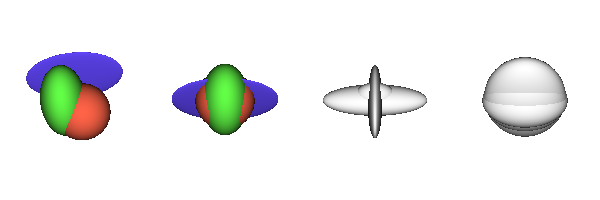

The Python source for this figure:
#!/usr/bin/env python

# Demonstrate vtkPCAAnalysisFilter visualizing shape variation from a set of
# aligned objects using Procrustes alignment and PCA modes.

# Factory overrides
import vtkmodules.vtkInteractionStyle  # noqa: F401
import vtkmodules.vtkRenderingFreeType  # noqa: F401
import vtkmodules.vtkRenderingOpenGL2  # noqa: F401

from vtkmodules.vtkCommonCore import vtkFloatArray
from vtkmodules.vtkCommonDataModel import vtkPolyData
from vtkmodules.vtkCommonTransforms import vtkTransform
from vtkmodules.vtkFiltersCore import vtkPolyDataNormals
from vtkmodules.vtkFiltersGeneral import (
    vtkMultiBlockDataGroupFilter,
    vtkTransformPolyDataFilter,
)
from vtkmodules.vtkFiltersHybrid import (
    vtkPCAAnalysisFilter,
    vtkProcrustesAlignmentFilter,
)
from vtkmodules.vtkFiltersSources import vtkSphereSource
from vtkmodules.vtkRenderingCore import (
    vtkActor,
    vtkPolyDataMapper,
    vtkRenderWindow,
    vtkRenderWindowInteractor,
    vtkRenderer,
)

# Create a sphere and two distorted copies
sphere = vtkSphereSource()
sphere.SetPhiResolution(36)
sphere.SetThetaResolution(36)
sphere.Update()

transform_1 = vtkTransform()
transform_1.Translate(0.2, 0.1, 0.3)
transform_1.Scale(1.3, 1.1, 0.8)

transform_2 = vtkTransform()
transform_2.Translate(0.3, 0.7, 0.1)
transform_2.Scale(1.0, 0.1, 1.8)

transformer_1 = vtkTransformPolyDataFilter()
transformer_1.SetInputConnection(sphere.GetOutputPort())
transformer_1.SetTransform(transform_1)
transformer_1.Update()

transformer_2 = vtkTransformPolyDataFilter()
transformer_2.SetInputConnection(sphere.GetOutputPort())
transformer_2.SetTransform(transform_2)
transformer_2.Update()

# -- Viewport 0: original shapes --
mapper_0a = vtkPolyDataMapper()
mapper_0a.SetInputConnection(sphere.GetOutputPort())
actor_0a = vtkActor()
actor_0a.SetMapper(mapper_0a)
actor_0a.GetProperty().SetDiffuseColor(1.0000, 0.3882, 0.2784)

mapper_0b = vtkPolyDataMapper()
mapper_0b.SetInputConnection(transformer_1.GetOutputPort())
actor_0b = vtkActor()
actor_0b.SetMapper(mapper_0b)
actor_0b.GetProperty().SetDiffuseColor(0.3882, 1.0000, 0.2784)

mapper_0c = vtkPolyDataMapper()
mapper_0c.SetInputConnection(transformer_2.GetOutputPort())
actor_0c = vtkActor()
actor_0c.SetMapper(mapper_0c)
actor_0c.GetProperty().SetDiffuseColor(0.3882, 0.2784, 1.0000)

# -- Procrustes alignment (rigid body) --
group = vtkMultiBlockDataGroupFilter()
group.AddInputConnection(sphere.GetOutputPort())
group.AddInputConnection(transformer_1.GetOutputPort())
group.AddInputConnection(transformer_2.GetOutputPort())

procrustes = vtkProcrustesAlignmentFilter()
procrustes.SetInputConnection(group.GetOutputPort())
procrustes.GetLandmarkTransform().SetModeToRigidBody()
procrustes.Update()

# -- Viewport 1: aligned shapes --
mapper_1a = vtkPolyDataMapper()
mapper_1a.SetInputData(procrustes.GetOutput().GetBlock(0))
actor_1a = vtkActor()
actor_1a.SetMapper(mapper_1a)
actor_1a.GetProperty().SetDiffuseColor(1.0000, 0.3882, 0.2784)

mapper_1b = vtkPolyDataMapper()
mapper_1b.SetInputData(procrustes.GetOutput().GetBlock(1))
actor_1b = vtkActor()
actor_1b.SetMapper(mapper_1b)
actor_1b.GetProperty().SetDiffuseColor(0.3882, 1.0000, 0.2784)

mapper_1c = vtkPolyDataMapper()
mapper_1c.SetInputData(procrustes.GetOutput().GetBlock(2))
actor_1c = vtkActor()
actor_1c.SetMapper(mapper_1c)
actor_1c.GetProperty().SetDiffuseColor(0.3882, 0.2784, 1.0000)

# -- PCA analysis --
pca = vtkPCAAnalysisFilter()
pca.SetInputConnection(procrustes.GetOutputPort())
pca.Update()

# -- Viewport 2: first mode (-3, 0, +3 std deviations) --
params = vtkFloatArray()
params.SetNumberOfComponents(1)
params.SetNumberOfTuples(1)

params.SetTuple1(0, 0.0)
shape_2a = vtkPolyData()
shape_2a.DeepCopy(sphere.GetOutput())
pca.GetParameterisedShape(params, shape_2a)
normals_2a = vtkPolyDataNormals()
normals_2a.SetInputData(shape_2a)
mapper_2a = vtkPolyDataMapper()
mapper_2a.SetInputConnection(normals_2a.GetOutputPort())
actor_2a = vtkActor()
actor_2a.SetMapper(mapper_2a)
actor_2a.GetProperty().SetDiffuseColor(1, 1, 1)

params.SetTuple1(0, -3.0)
shape_2b = vtkPolyData()
shape_2b.DeepCopy(sphere.GetOutput())
pca.GetParameterisedShape(params, shape_2b)
normals_2b = vtkPolyDataNormals()
normals_2b.SetInputData(shape_2b)
mapper_2b = vtkPolyDataMapper()
mapper_2b.SetInputConnection(normals_2b.GetOutputPort())
actor_2b = vtkActor()
actor_2b.SetMapper(mapper_2b)
actor_2b.GetProperty().SetDiffuseColor(1, 1, 1)

params.SetTuple1(0, 3.0)
shape_2c = vtkPolyData()
shape_2c.DeepCopy(sphere.GetOutput())
pca.GetParameterisedShape(params, shape_2c)
normals_2c = vtkPolyDataNormals()
normals_2c.SetInputData(shape_2c)
mapper_2c = vtkPolyDataMapper()
mapper_2c.SetInputConnection(normals_2c.GetOutputPort())
actor_2c = vtkActor()
actor_2c.SetMapper(mapper_2c)
actor_2c.GetProperty().SetDiffuseColor(1, 1, 1)

# -- Viewport 3: second mode --
params_4 = vtkFloatArray()
params_4.SetNumberOfComponents(1)
params_4.SetNumberOfTuples(2)
params_4.SetTuple1(0, 0.0)

params_4.SetTuple1(1, -3.0)
shape_3a = vtkPolyData()
shape_3a.DeepCopy(sphere.GetOutput())
pca.GetParameterisedShape(params_4, shape_3a)
normals_3a = vtkPolyDataNormals()
normals_3a.SetInputData(shape_3a)
mapper_3a = vtkPolyDataMapper()
mapper_3a.SetInputConnection(normals_3a.GetOutputPort())
actor_3a = vtkActor()
actor_3a.SetMapper(mapper_3a)
actor_3a.GetProperty().SetDiffuseColor(1, 1, 1)

params_4.SetTuple1(1, 0.0)
shape_3b = vtkPolyData()
shape_3b.DeepCopy(sphere.GetOutput())
pca.GetParameterisedShape(params_4, shape_3b)
normals_3b = vtkPolyDataNormals()
normals_3b.SetInputData(shape_3b)
mapper_3b = vtkPolyDataMapper()
mapper_3b.SetInputConnection(normals_3b.GetOutputPort())
actor_3b = vtkActor()
actor_3b.SetMapper(mapper_3b)
actor_3b.GetProperty().SetDiffuseColor(1, 1, 1)

params_4.SetTuple1(1, 3.0)
shape_3c = vtkPolyData()
shape_3c.DeepCopy(sphere.GetOutput())
pca.GetParameterisedShape(params_4, shape_3c)
normals_3c = vtkPolyDataNormals()
normals_3c.SetInputData(shape_3c)
mapper_3c = vtkPolyDataMapper()
mapper_3c.SetInputConnection(normals_3c.GetOutputPort())
actor_3c = vtkActor()
actor_3c.SetMapper(mapper_3c)
actor_3c.GetProperty().SetDiffuseColor(1, 1, 1)

# -- Renderers --
renderer_0 = vtkRenderer()
renderer_0.AddActor(actor_0a)
renderer_0.AddActor(actor_0b)
renderer_0.AddActor(actor_0c)
renderer_0.SetBackground(1, 1, 1)
renderer_0.SetViewport(0.0, 0.0, 0.25, 1.0)

renderer_1 = vtkRenderer()
renderer_1.AddActor(actor_1a)
renderer_1.AddActor(actor_1b)
renderer_1.AddActor(actor_1c)
renderer_1.SetBackground(1, 1, 1)
renderer_1.SetViewport(0.25, 0.0, 0.5, 1.0)

renderer_2 = vtkRenderer()
renderer_2.AddActor(actor_2a)
renderer_2.AddActor(actor_2b)
renderer_2.AddActor(actor_2c)
renderer_2.SetBackground(1, 1, 1)
renderer_2.SetViewport(0.5, 0.0, 0.75, 1.0)

renderer_3 = vtkRenderer()
renderer_3.AddActor(actor_3a)
renderer_3.AddActor(actor_3b)
renderer_3.AddActor(actor_3c)
renderer_3.SetBackground(1, 1, 1)
renderer_3.SetViewport(0.75, 0.0, 1.0, 1.0)

# Window
render_window = vtkRenderWindow()
render_window.AddRenderer(renderer_0)
render_window.AddRenderer(renderer_1)
render_window.AddRenderer(renderer_2)
render_window.AddRenderer(renderer_3)
render_window.SetSize(600, 200)
render_window.SetWindowName("pca")

# Interactor
interactor = vtkRenderWindowInteractor()
interactor.SetRenderWindow(render_window)

# Scene
renderer_0.ResetCamera()
renderer_0.GetActiveCamera().SetPosition(1, -1, 0)
renderer_0.ResetCamera()

renderer_1.ResetCamera()
renderer_1.GetActiveCamera().SetPosition(1, -1, 0)
renderer_1.ResetCamera()

renderer_2.ResetCamera()
renderer_2.GetActiveCamera().SetPosition(1, -1, 0)
renderer_2.ResetCamera()

renderer_3.ResetCamera()
renderer_3.GetActiveCamera().SetPosition(1, -1, 0)
renderer_3.ResetCamera()

interactor.Initialize()
interactor.Start()
